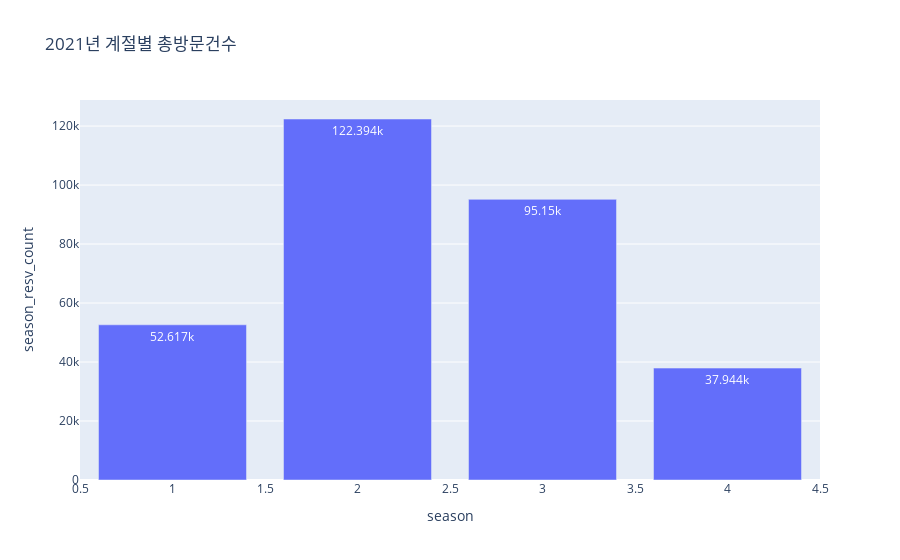

Write notebook code for a chart like this one.
### Markdown cell above
#### 계절별

### Code cell
df_season = df_date.groupby(['season'],as_index=False).agg(season_resv_count = ('name','count'))
fig = px.bar(df_season, x="season", y="season_resv_count", title='2021년 계절별 총방문건수' , text_auto=True)
fig.show()

### Figure 1 — Plotly figure (JSON) as saved in the notebook; plotly's stock layout.template omitted (floating-point values rounded to 4 significant figures)
{"data": [{"alignmentgroup": "True", "hovertemplate": "season=%{x}<br>season_resv_count=%{y}<extra></extra>", "legendgroup": "", "marker": {"color": "#636efa", "pattern": {"shape": ""}}, "name": "", "offsetgroup": "", "orientation": "v", "showlegend": false, "textposition": "auto", "texttemplate": "%{y}", "type": "bar", "x": [1, 2, 3, 4], "xaxis": "x", "y": [52617, 122394, 95150, 37944], "yaxis": "y"}], "layout": {"barmode": "relative", "legend": {"tracegroupgap": 0}, "title": {"text": "2021년 계절별 총방문건수"}, "xaxis": {"anchor": "y", "domain": [0, 1], "title": {"text": "season"}}, "yaxis": {"anchor": "x", "domain": [0, 1], "title": {"text": "season_resv_count"}}}}
